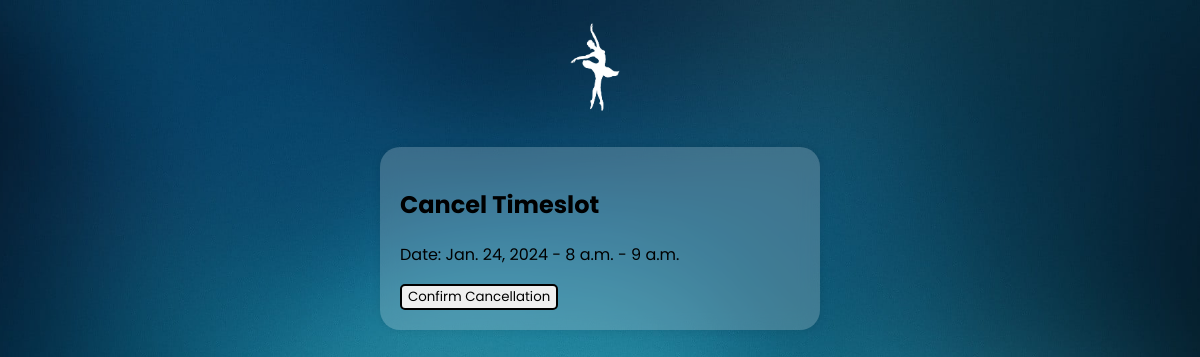
The app's page /timeslot/cancel/86/ with its own data.
### mainapp/models.py (models this page shows, shortened)
class TimeSlot(models.Model):
    STATUS_CHOICES = [
        ('confirmed', 'Confirmed'),
        ('completed', 'Completed'),
    ]
    date = models.DateField(default=date.today)
    start_time = models.TimeField()
    client = models.ForeignKey(CustomUser, on_delete=models.SET_NULL, null=True)
    status = models.CharField(max_length=10, choices=STATUS_CHOICES, default='confirmed')
    is_new = models.BooleanField(default=True)
    class Meta:
        unique_together = [['start_time', 'date']]
        ordering = ["date", "start_time"]
    def end_time(self):
        dt = datetime.combine(datetime.min.date(), self.start_time)
        dt += timedelta(hours=1)
        return dt.time()

### mainapp/views.py (the view)
# urls.py: path("timeslot/cancel/<str:pk>/", views.cancel_timeslot, name="cancel-timeslot"),
def cancel_timeslot(request, pk):
    timeslot = get_object_or_404(TimeSlot, id=pk)
    return render(request, 'cancel_timeslot.html', {'timeslot': timeslot})

### mainapp/templates/cancel_timeslot.html (shortened to what this page needs)
{% extends 'base.html' %}
{% block content %}
<h2>Cancel Timeslot</h2>
<p>Date: {{timeslot.date}} - {{timeslot.start_time}} - {{timeslot.end_time}}</p>
<form method="post" action="{% url 'confirm_cancellation' timeslot.id %}">
    <input class="cancel-button" name="confirm_cancellation" type="submit" value="Confirm Cancellation">
</form>
{% endblock %}

### mainapp/static/css/style.css (style rules this page uses)
html { height: 100%; }
body { font-family: "Poppins", sans-serif; background-image: url("/static/img/gradient-background.jpg"); background-size: cover; background-repeat: no-repeat; background-position: center center; background-attachment: fixed; margin: 0; }
h2, h3 { margin-top: 20px; font-family: "Poppins", sans-serif; }
#id_date_month, #id_date_day, #id_date_year, #id_start_time, #id_timeslot, #id_username, #id_password, #id_password1, #id_password2, #id_parent_email, #id_parent_email, #id_parent_full_name, #id_parent_phone, #id_address, #id_city, #id_province, #id_zip_code, #id_emergency_contact_full_name, #id_emergency_contact_phone, #id_notes, #id_dancer_full_name, #id_dancer_date_of_birth, #id_access_code, #id_title, #id_content, .cancel-button { border: 2px solid black; border-radius: 5px; font-family: "Poppins", sans-serif; }
form { font-family: "Poppins", sans-serif; }

### records on screen
TimeSlot: date "Jan. 24, 2024", start_time "8 a.m.", end_time "9 a.m."
